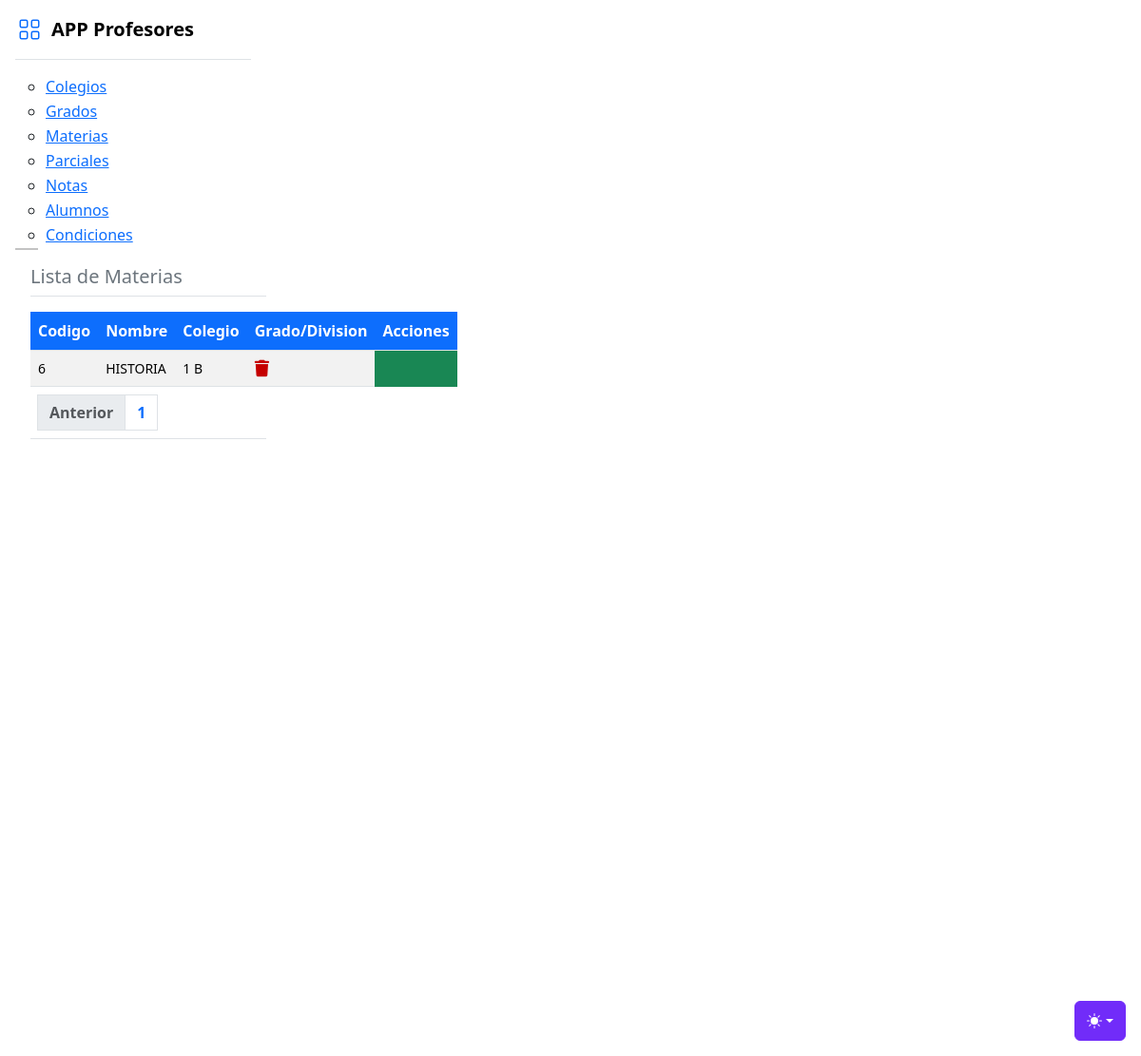
Page /materias/ver on the earlier database version.
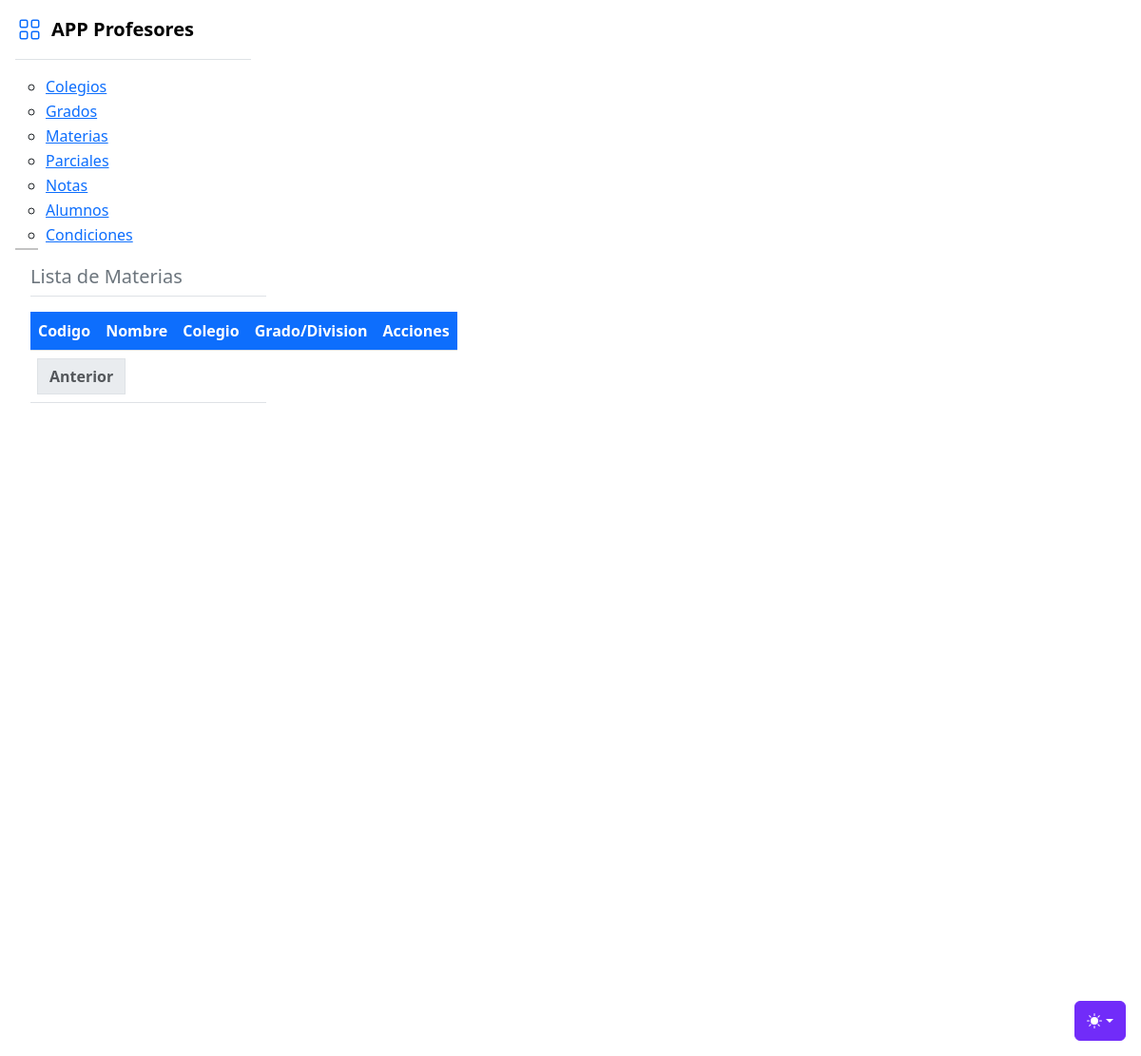
Same page on the later database version.
### tables this page shows
CREATE TABLE materias (
  id INTEGER PRIMARY KEY AUTOINCREMENT,
  nombre VARCHAR(255) NOT NULL,
  id_colegio INTEGER NOT NULL,
  id_grado INTEGER NOT NULL,
  FOREIGN KEY (id_colegio) REFERENCES colegios(id),
  FOREIGN KEY (id_grado) REFERENCES grados(id)
);

CREATE TABLE grados (
  id INTEGER PRIMARY KEY AUTOINCREMENT,
  nombre VARCHAR(255) NOT NULL
, division TEXT);

### routers/materias.py (the view)
@router.get("/materias/ver")
def verMaterias(req:Request, page: int = 1):
    verDb = FuncionesDB()
    materias = verDb.mostrarTabla("materias")
    colegios = verDb.mostrarTabla("colegios")
    grados = verDb.mostrarTabla("grados")
    materias = verDb.mostrarTablaPaginada("materias", page, 15)
    total_materias = verDb.contarFilas("materias")
    total_paginas = math.ceil(total_materias / 15)
    return template.TemplateResponse("materias_ver.html", { "request" : req, "colegios": colegios, "grados": grados, "materias": materias, "page": page, "total_paginas": total_paginas })

### templates/materias_ver.html (shortened to what this page needs)
<!doctype html>
<html lang="es" data-bs-theme="auto">
  <head><script src="/templates/static/color-modes.js"></script>
    <link href="/templates/static/bootstrap.min.css" rel="stylesheet">
    <link href="/templates/static/style.css" rel="stylesheet">
    <link rel="stylesheet" href="https://cdnjs.cloudflare.com/ajax/libs/font-awesome/6.0.0-beta3/css/all.min.css" />
    <link rel="stylesheet" href="https://cdn.jsdelivr.net/npm/@docsearch/css@3">
    <link href="/templates/static/sidebars.css" rel="stylesheet">
  </head>
  <body>
    <div class="dropdown position-fixed bottom-0 end-0 mb-3 me-3 bd-mode-toggle">
      <button class="btn btn-bd-primary py-2 dropdown-toggle d-flex align-items-center"
              id="bd-theme"
              type="button"
              aria-expanded="false"
              data-bs-toggle="dropdown"
              aria-label="Toggle theme (auto)">
        <svg class="bi my-1 theme-icon-active" width="1em" height="1em"><use href="#circle-half"></use></svg>
      </button>
    </div>
<main class="d-flex flex-nowrap">
  <div class="flex-shrink-0 p-3" style="width: 280px;">
    <a href="/productos/ver_todos" class="d-flex align-items-center pb-3 mb-3 link-body-emphasis text-decoration-none border-bottom">
      <svg class="bi pe-none me-2" width="30" height="24" style="color: #0D6EFD;"><use xlink:href="#grid"/></svg>
      <span class="fs-5 fw-semibold">APP Profesores</span>
    </a>
    <ul class="list-unstyled ps-0">
      {% include 'menu.html' %}
  <div class="b-example-divider b-example-vr"></div>
  <div class="m-3 w-100 vh-100">
    <h5 class="text-secondary">Lista de Materias</h5>
    <div class="border-top mb-3 w-100"></div>
    <article>
      <table class="table table-striped m-0 bg-success text-white">
          <thead>
              <tr>
                  <th class="centrado bg-primary text-white">Codigo</th>
                  <th class="centrado bg-primary text-white">Nombre</th>
                  <th class="centrado bg-primary text-white">Colegio</th>
                  <th class="centrado bg-primary text-white">Grado/Division</th>
                  <th class="centrado bg-primary text-white">Acciones</th>
              </tr>
          </thead>
          <tbody>
          {% for materia in materias %}
              <tr>
                  <td class="centrado small">{{ materia[0] }}</td>
                  <td class="centrado small">{{ materia[1] }}</td>
                  {% for grado in grados %}
                  {% if grado[0] == materia[3] %}
                  <td class="centrado small">{{ grado[1] }} {{ grado[2] }}</td>
                  {% endif %}
                  {% endfor %}
                  <td class="centrado small">
                    <a href="#" onclick="confirmarBorrado('{{ materia[0] }}')">
                    </a>
                      </td>
              </tr>
              {% endfor %}
              </div>
      <table class="table table-striped m-0">
          <thead><tr><th class="text-white m-0">
      <nav aria-label="Page navigation example m-0">
          <ul class="pagination">
              <li class="page-item">
                  {% if page > 1 %}
                      <a class="page-link" href="/materia/ver?page={{ page - 1 }}">Anterior</a>
                      {% else %}
                      <li class="page-item disabled">
                          <a class="page-link">Anterior</a>
                      </li>
                  {% endif %}
              </li>
              {% for i in range(total_paginas) %}
                  <li class="page-item"><a class="page-link" href="/materia/ver?page={{ i + 1 }}">{{ i + 1 }}</a></li>
              {% endfor %}
          </ul>
      </nav>
      </tr></thead>
  </table>
  </div>
</main>
</body>
</html>

### templates/menu.html (shortened to what this page needs)
<nav class="sidebar" id="sidebar">
  <ul class="nav-links">
      <li><a href="#inicio"> Colegios</a></li>
      <li><a href="#grados"> Grados</a></li>
      <li><a href="#materias"> Materias</a></li>
      <li><a href="#parciales"> Parciales</a></li>
      <li><a href="#notas"> Notas</a></li>
      <li><a href="#alumnos"> Alumnos</a></li>
      <li><a href="#condiciones"> Condiciones</a></li>
  </ul>
</nav>

### templates/static/style.css (style rules this page uses)
main { overflow-x: auto; overflow-y: hidden; }
.dropdown-toggle { outline: 0; }
.b-example-divider { background-color: rgba(0, 0, 0, .1); border: solid rgba(0, 0, 0, .15); border-width: 1px 0; box-shadow: inset 0 .5em 1.5em rgba(0, 0, 0, .1), inset 0 .125em .5em rgba(0, 0, 0, .15); }
.b-example-vr { flex-shrink: 0; width: 1.5rem; height: inherit; }
.bi { vertical-align: -.125em; fill: currentColor; }
.btn-bd-primary { --bd-violet-bg: #712cf9; --bd-violet-rgb: 112.520718, 44.062154, 249.437846; --bs-btn-font-weight: 600; --bs-btn-color: var(--bs-white); --bs-btn-bg: var(--bd-violet-bg); --bs-btn-border-color: var(--bd-violet-bg); --bs-btn-hover-color: var(--bs-white); --bs-btn-hover-bg: #6528e0; --bs-btn-hover-border-color: #6528e0; --bs-btn-focus-shadow-rgb: var(--bd-violet-rgb); --bs-btn-active-color: var(--bs-btn-hover-color); --bs-btn-active-bg: #5a23c8; --bs-btn-active-border-color: #5a23c8; }
.bd-mode-toggle { z-index: 1500; }

### templates/static/sidebars.css (style rules this page uses)
.dropdown-toggle { outline: 0; }

Differences in the rows shown:
removed materias: id "6", nombre "HISTORIA"
removed grados: nombre "1", division "B"
Other differences:
list line gone: "1"
